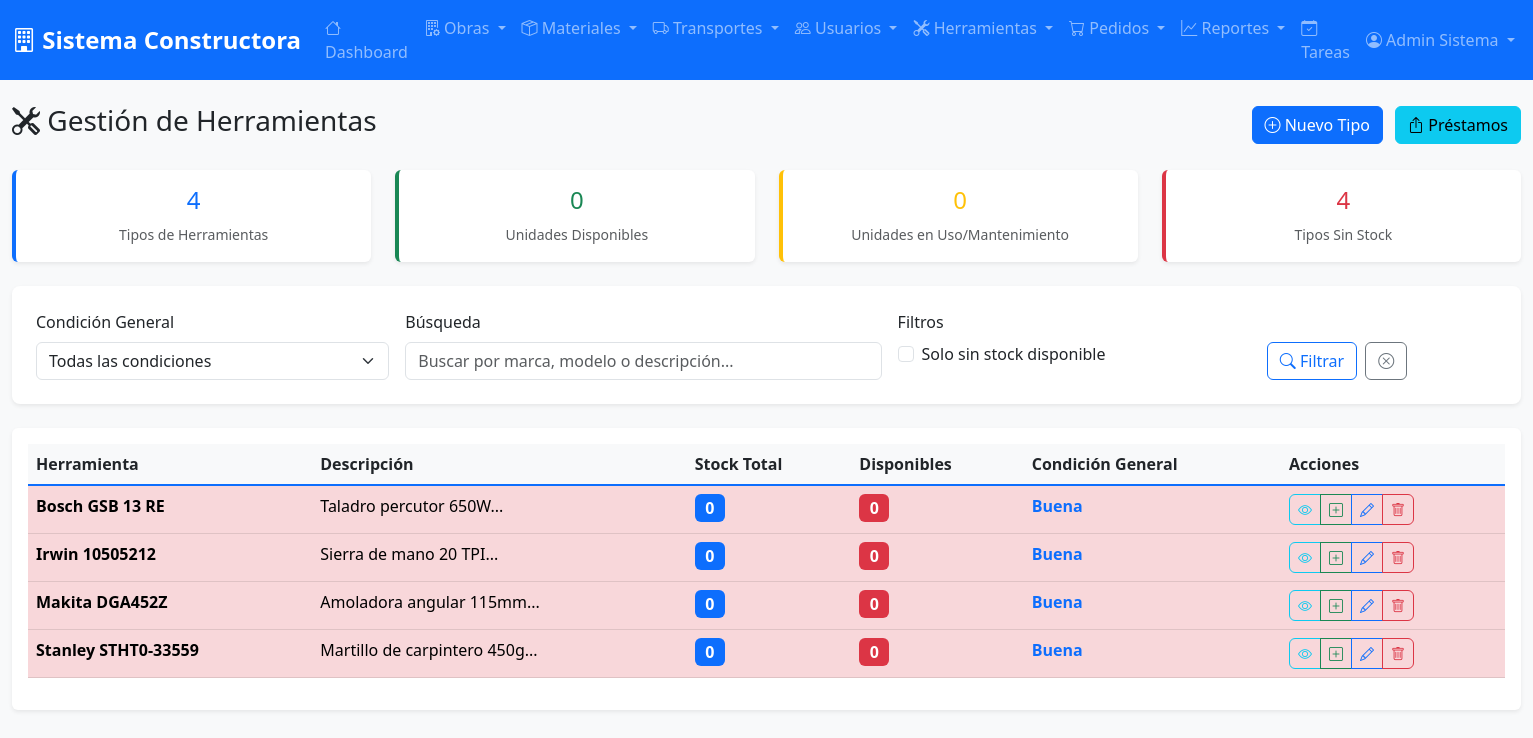
The page /modules/herramientas/list.php (signed in) on the database its author committed.
### tables this page shows
CREATE TABLE herramientas (
    id_herramienta INT AUTO_INCREMENT PRIMARY KEY,
    tipo VARCHAR(100) NOT NULL,
    marca VARCHAR(100) NOT NULL,
    modelo VARCHAR(100) NOT NULL,
    descripcion TEXT,
    stock_total INT DEFAULT 0,
    condicion_general ENUM('excelente', 'buena', 'regular', 'mala') DEFAULT 'buena',
    precio_referencia DECIMAL(10,2) DEFAULT 0.00,
    categoria VARCHAR(100),
    fecha_creacion TIMESTAMP DEFAULT CURRENT_TIMESTAMP
);

### config/config.php (called while the page is built, shortened)
<?php
function is_logged_in() {
    return isset($_SESSION['user_id']) && !empty($_SESSION['user_id']);
}
function get_user_role() {
    return $_SESSION['user_role'] ?? null;
}
function has_permission($required_roles) {
    $user_role = get_user_role();
    if (is_array($required_roles)) {
        return in_array($user_role, $required_roles);
    }
    return $user_role === $required_roles;
}
?>

### modules/herramientas/list.php (the view, shortened to what this page needs)
<?php
require_once '../../config/config.php';
$can_manage = has_permission([ROLE_ADMIN, ROLE_RESPONSABLE]);
$database = new Database();
$conn = $database->getConnection();
$filtro_busqueda = $_GET['busqueda'] ?? '';
$filtro_stock_bajo = isset($_GET['stock_bajo']) ? (bool)$_GET['stock_bajo'] : false;
$where_conditions = [];
$params = [];
$where_clause = !empty($where_conditions) ? 'WHERE ' . implode(' AND ', $where_conditions) : '';
try {
    $query = "SELECT h.*,
                     COUNT(CASE WHEN hu.estado_actual = 'disponible' THEN 1 ELSE NULL END) as unidades_disponibles
              FROM herramientas h
              LEFT JOIN herramientas_unidades hu ON h.id_herramienta = hu.id_herramienta
              $where_clause
              GROUP BY h.id_herramienta
              ORDER BY h.marca, h.modelo";
    $stmt = $conn->prepare($query);
    $stmt->execute($params);
    $herramientas = $stmt->fetchAll();
    $stmt_stats = $conn->query("SELECT
        COUNT(*) as total_tipos_herramientas,
        SUM(stock_total) as total_unidades,
        COUNT(CASE WHEN stock_total <= 0 THEN 1 END) as sin_stock_tipos
        FROM herramientas");
    $stats = $stmt_stats->fetch();
    $stmt_unidades_disponibles = $conn->query("SELECT COUNT(*) as total FROM herramientas_unidades WHERE estado_actual = 'disponible'");
    $unidades_disponibles = $stmt_unidades_disponibles->fetch()['total'];
} catch (Exception $e) {
    error_log("Error al obtener herramientas: " . $e->getMessage());
    $herramientas = [];
    $stats = ['total_tipos_herramientas' => 0, 'total_unidades' => 0, 'sin_stock_tipos' => 0];
    $unidades_disponibles = 0;
}
include '../../includes/header.php';
?>
<div class="row">
    <div class="col-12">
        <div class="d-flex justify-content-between align-items-center mb-4">
            <h1 class="h3">
                <i class="bi bi-tools"></i> Gestión de Herramientas
            </h1>
            <?php if ($can_manage): ?>
            <div>
                <a href="create.php" class="btn btn-primary me-2">
                    <i class="bi bi-plus-circle"></i> Nuevo Tipo
                </a>
                <a href="prestamos.php" class="btn btn-info">
                    <i class="bi bi-box-arrow-up"></i> Préstamos
                </a>
            </div>
            <?php endif; ?>
        </div>
    </div>
</div>
<div class="row mb-4">
    <div class="col-md-3">
        <div class="card dashboard-card">
            <div class="card-body text-center">
                <h4 class="text-primary"><?php echo $stats['total_tipos_herramientas']; ?></h4>
                <small class="text-muted">Tipos de Herramientas</small>
            </div>
        </div>
    </div>
    <div class="col-md-3">
        <div class="card dashboard-card success">
            <div class="card-body text-center">
                <h4 class="text-success"><?php echo $unidades_disponibles; ?></h4>
                <small class="text-muted">Unidades Disponibles</small>
            </div>
        </div>
    </div>
    <div class="col-md-3">
        <div class="card dashboard-card warning">
            <div class="card-body text-center">
                <h4 class="text-warning"><?php echo $stats['total_unidades'] - $unidades_disponibles; ?></h4>
                <small class="text-muted">Unidades en Uso/Mantenimiento</small>
            </div>
        </div>
    </div>
    <div class="col-md-3">
        <div class="card dashboard-card danger">
            <div class="card-body text-center">
                <h4 class="text-danger"><?php echo $stats['sin_stock_tipos']; ?></h4>
                <small class="text-muted">Tipos Sin Stock</small>
            </div>
        </div>
    </div>
</div>
<div class="filter-section">
    <form method="GET" class="row g-3">
        <div class="col-md-3">
            <label for="condicion" class="form-label">Condición General</label>
            <select class="form-select" id="condicion" name="condicion">
                <option value="">Todas las condiciones</option>
            </select>
        </div>
        <div class="col-md-4">
            <label for="busqueda" class="form-label">Búsqueda</label>
            <input type="text" class="form-control" id="busqueda" name="busqueda"
                   placeholder="Buscar por marca, modelo o descripción..."
                   value="<?php echo htmlspecialchars($filtro_busqueda); ?>">
        </div>
        <div class="col-md-3">
            <label class="form-label">Filtros</label>
            <div class="form-check">
                <input class="form-check-input" type="checkbox" id="stock_bajo" name="stock_bajo" value="1"
                       <?php echo $filtro_stock_bajo ? 'checked' : ''; ?>>
                <label class="form-check-label" for="stock_bajo">
                    Solo sin stock disponible
                </label>
            </div>
        </div>
        <div class="col-md-2 d-flex align-items-end">
            <button type="submit" class="btn btn-outline-primary me-2">
                <i class="bi bi-search"></i> Filtrar
            </button>
            <a href="list.php" class="btn btn-outline-secondary">
                <i class="bi bi-x-circle"></i>
            </a>
        </div>
    </form>
</div>
<div class="card">
    <div class="card-body">
        <?php if (!empty($herramientas)): ?>
        <div class="table-responsive">
            <table class="table table-hover">
                <thead>
                    <tr>
                        <th>Herramienta</th>
                        <th>Descripción</th>
                        <th>Stock Total</th>
                        <th>Disponibles</th>
                        <th>Condición General</th>
                        <th>Acciones</th>
                    </tr>
                </thead>
                <tbody>
                    <?php foreach ($herramientas as $herramienta): ?>
                    <tr class="<?php echo $herramienta['unidades_disponibles'] <= 0 ? 'table-danger' : ''; ?>">
                        <td>
                            <strong><?php echo htmlspecialchars($herramienta['marca'] . ' ' . $herramienta['modelo']); ?></strong>
                        </td>
                        <td><?php echo htmlspecialchars(substr($herramienta['descripcion'], 0, 70)); ?>...</td>
                        <td>
                            <span class="badge bg-primary fs-6">
                                <?php echo number_format($herramienta['stock_total']); ?>
                            </span>
                        </td>
                        <td>
                            <span class="badge <?php echo $herramienta['unidades_disponibles'] <= 0 ? 'bg-danger' : 'bg-success'; ?> fs-6">
                                <?php echo number_format($herramienta['unidades_disponibles']); ?>
                            </span>
                        </td>
                        <td>
                            <?php
                            $condicion_class = '';
                            switch ($herramienta['condicion_general']) {
                                case 'buena': $condicion_class = 'text-primary'; break;
                            }
                            ?>
                            <span class="fw-bold <?php echo $condicion_class; ?>">
                                <?php echo ucfirst($herramienta['condicion_general']); ?>
                            </span>
                        </td>
                        <td>
                            <div class="btn-group btn-group-sm" role="group">
                                <a href="view.php?id=<?php echo $herramienta['id_herramienta']; ?>"
                                   class="btn btn-outline-info" title="Ver detalles">
                                    <i class="bi bi-eye"></i>
                                </a>
                                <?php if ($can_manage): ?>
                                <a href="add_unit.php?id=<?php echo $herramienta['id_herramienta']; ?>"
                                   class="btn btn-outline-success" title="Agregar unidad">
                                    <i class="bi bi-plus-square"></i>
                                </a>
                                <a href="edit.php?id=<?php echo $herramienta['id_herramienta']; ?>"
                                   class="btn btn-outline-primary" title="Editar tipo">
                                    <i class="bi bi-pencil"></i>
                                </a>
                                <a href="delete.php?id=<?php echo $herramienta['id_herramienta']; ?>"
                                   class="btn btn-outline-danger btn-delete"
                                   data-item-name="la herramienta '<?php echo htmlspecialchars($herramienta['marca'] . ' ' . $herramienta['modelo']); ?>'"
                                   title="Eliminar tipo">
                                    <i class="bi bi-trash"></i>
                                </a>
                                <?php endif; ?>
                            </div>
                        </td>
                    </tr>
                    <?php endforeach; ?>
                </tbody>
            </table>
        </div>
        <?php endif; ?>
    </div>
</div>
<?php include '../../includes/footer.php'; ?>

### assets/css/style.css (style rules this page uses)
:root { --primary-color: #0d6efd; --secondary-color: #6c757d; --success-color: #198754; --danger-color: #dc3545; --warning-color: #ffc107; --info-color: #0dcaf0; --light-color: #f8f9fa; --dark-color: #212529; }
body { background-color: #f8f9fa; font-family: "Segoe UI", Tahoma, Geneva, Verdana, sans-serif; }
.card { border: none; box-shadow: 0 0.125rem 0.25rem rgba(0, 0, 0, 0.075); transition: box-shadow 0.15s ease-in-out; }
.btn { border-radius: 0.375rem; font-weight: 500; }
.btn-primary { background-color: var(--primary-color); border-color: var(--primary-color); }
.table { background-color: white; }
.table thead th { background-color: var(--light-color); border-bottom: 2px solid var(--primary-color); font-weight: 600; color: var(--dark-color); }
.form-label { font-weight: 500; color: var(--dark-color); }
.dashboard-card { border-left: 4px solid var(--primary-color); }
.dashboard-card.success { border-left-color: var(--success-color); }
.dashboard-card.warning { border-left-color: var(--warning-color); }
.dashboard-card.danger { border-left-color: var(--danger-color); }
.filter-section { background-color: white; border-radius: 0.5rem; padding: 1.5rem; margin-bottom: 1.5rem; box-shadow: 0 0.125rem 0.25rem rgba(0, 0, 0, 0.075); }

### rows shown on the page
herramientas: marca+modelo "Bosch GSB 13 RE", descripcion "Taladro percutor 650W", stock_total "0", unidades_disponibles "0", condicion_general "Buena"
herramientas: marca+modelo "Irwin 10505212", descripcion "Sierra de mano 20 TPI", stock_total "0", unidades_disponibles "0", condicion_general "Buena"
herramientas: marca+modelo "Makita DGA452Z", descripcion "Amoladora angular 115mm", stock_total "0", unidades_disponibles "0", condicion_general "Buena"
herramientas: marca+modelo "Stanley STHT0-33559", descripcion "Martillo de carpintero 450g", stock_total "0", unidades_disponibles "0", condicion_general "Buena"

### other values the page prints
SITE_NAME "Sistema Constructora"
$_SESSION['user_name'] "Admin Sistema"
$stats['total_tipos_herramientas'] "4"
$unidades_disponibles "0"
$stats['total_unidades'] - $unidades_disponibles "0"
$stats['sin_stock_tipos'] "4"
